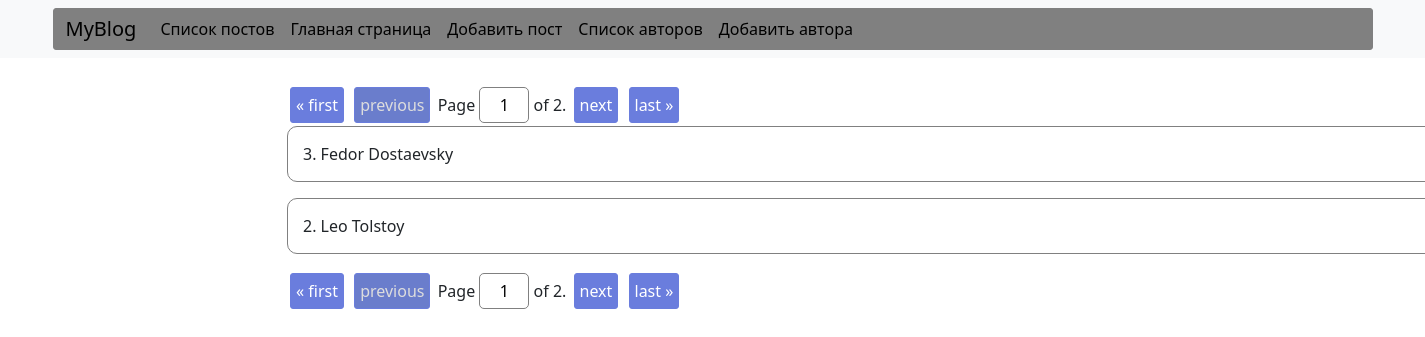
Before: /author/list/ with the older database file.
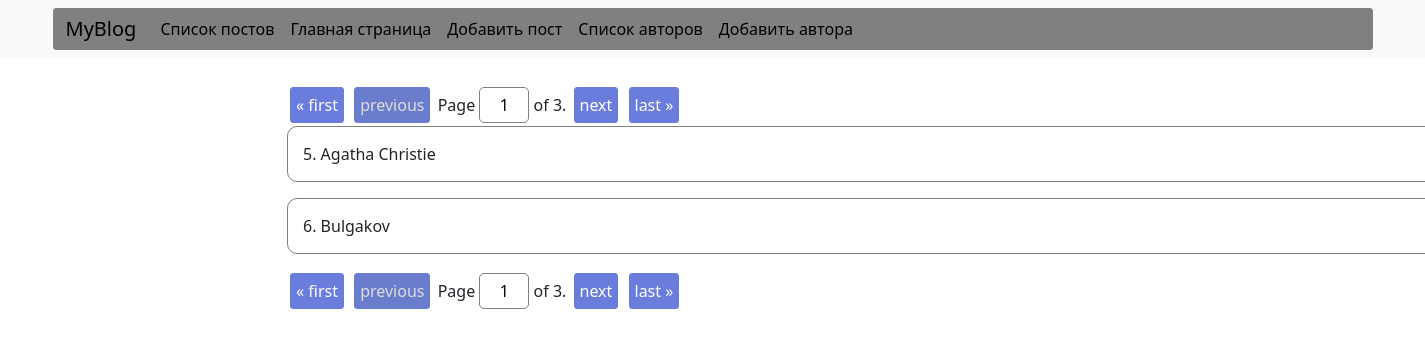
After: the same page with the newer database file.
### personal_blog/models.py (models this page shows)
class Author(models.Model):
    name = models.CharField(max_length=200, null=False, blank=False, verbose_name='Name of the author')
    def __str__(self):  # method str like in java
        return f"{self.pk}. {self.name}"

### personal_blog/views/author_views.py (the view)
# urls.py: path('list/', AuthorListView.as_view(), name = 'author_list'),
class AuthorListView(ListView):
    template_name = 'authors/list.html'
    model = Author
    context_object_name = 'authors'
    ordering = ['name']
    paginate_by = 2
    paginate_orphans = 0

### templates/authors/list.html (shortened to what this page needs)
{% extends 'base.html' %}
{% load static %}
{% block  content %}
    {% include 'partials/pagination.html' %}
    <div class="list_group">
    {% for author in authors %}
        <p class="list-group-item list-group-item-action" style="border: 1px gray solid; border-radius: 10px; padding: 15px">{{ author }}</p>
    {% endfor %}
    {% include 'partials/pagination.html' %}
    </div>
{% endblock %}

Changed rows visible on the page:
no longer on this page (row unchanged): Author: id+name "3. Fedor Dostaevsky"
no longer on this page (row unchanged): Author: id+name "2. Leo Tolstoy"
added Author: id+name "5. Agatha Christie"
added Author: id+name "6. Bulgakov"
Other visible differences:
{{ page_obj.paginator.num_pages }}: "2 2" → "3 3"
